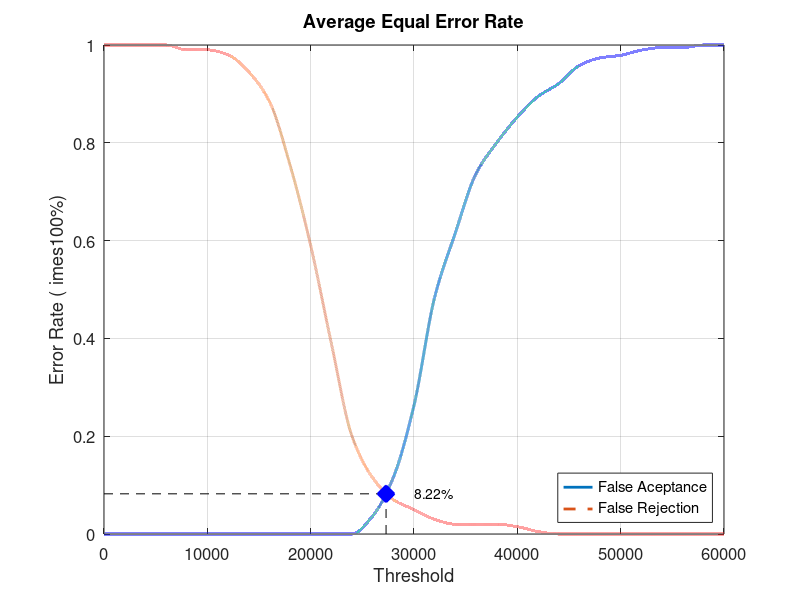
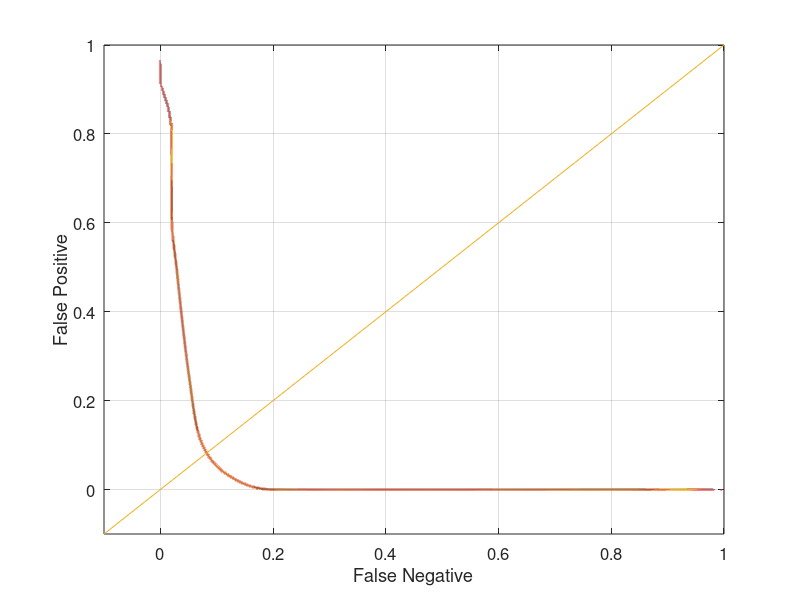

The MATLAB script that drew these images, in order:
close all;
clear;
clc;
x = 0:2000:60000;
xq = 0:0.5:60000;

y0 = [0 0 0 0 0 0 0 0 0 0 0 0 0 0.0368421 0.115789 0.263158 0.484211 0.615789 0.736842 0.8 0.852632 0.894737 0.921053 0.957895 0.973684 0.978947 0.989474 0.994737 0.994737 1 1]
yy0 = interp1(x, y0, xq, 'pchip');
y1 = [1 1 1 1 0.99 0.99 0.98 0.945 0.885 0.755 0.59 0.39 0.2 0.115 0.07 0.05 0.03 0.02 0.02 0.02 0.015 0.005 0 0 0 0 0 0 0 0 0]
yy1 = interp1(x, y1, xq, 'pchip');

% Calculating EER: 
y2 = abs(y0 - y1);
find(y2 == min(y2))
yy2 = abs(yy0 - yy1);
xEER = find(yy2 == min(yy2));
xEERIndex = xq(xEER) % X-axis EER
yEER = yy0(xEER) % Y-axis EER

main = figure
plot(xq, yy0,'-','LineWidth', 2);	hold on
plot(xq, yy1,'--','LineWidth', 2);	hold on
plot([xEERIndex xEERIndex], [0 yEER], 'k--');	hold on
plot([0 xEERIndex], [yEER yEER], 'k--');	hold on
plot(xEERIndex, yEER, 'bx', 'LineWidth', 10);	hold on
text(xEERIndex + 10 * xEERIndex / 100, yEER, [num2str(round((10000 * yEER)) / 100) '%'])
legend('False Aceptance', 'False Rejection', 'Location', 'SouthEast')
xlabel('Threshold')
ylabel('Error Rate (	imes100%)')
title('Average Equal Error Rate')
set(gca, 'FontSize', 12)
axis([0 60000 0 1])
grid on

print(main, 'Database1_3Main', '-dpng');
FNRxFPR = figure('Color', [1 1 1]);
plot(yy1, yy0, '-', yy1, yy0, 'LineWidth', 2);
hold on
y = -0.1:0.1:1
plot(y, y); 
set(gca, 'FontSize', 12)
xlabel('False Negative')
ylabel('False Positive')
axis([-0.1 1 -0.1 1])
set(gca, 'FontSize', 12)
grid on

print(FNRxFPR, 'Database1_3FNRxFPR','-dpng');
